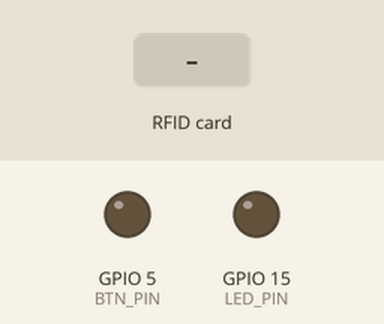
Recording of a sketch running on a simulated ESP8266 (NodeMCU). Shown: output pins drawn as LEDs (lit = HIGH). The inputs (shaded band) are chosen by the test bench. WiFi joins after 1.5 s; servers stay silent unless stated; uploads are accepted with an empty reply; what the sketch prints to the serial monitor is not drawn.

Above: at 2.7 s.
2.8 s: RFID card 5E 7A 19 C4 held to the reader
At 3.8 s:
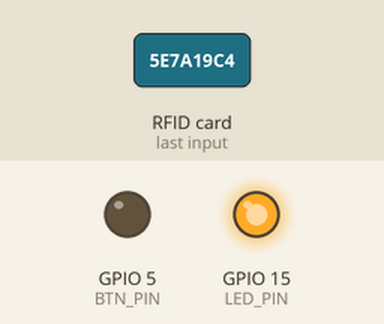
Timing chart, 0 to 6.5 s (numbered marks = the images above; inputs shaded):
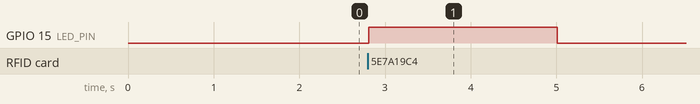

The sketch:

AbsenRFID.ino
```cpp
#include <SPI.h>
#include <MFRC522.h>

#include <ESP8266HTTPClient.h>
#include <ESP8266WiFi.h>

//Network SSID
const char* ssid = "realme narzo 20";
const char* password = "surungaaa";

//pengenal host (server) = IP Address komputer server
const char* host = "192.168.169.192";

#define LED_PIN 15 //D8
#define BTN_PIN 5  //D1

//sediakan variabel untuk RFID
#define SDA_PIN 2  //D4
#define RST_PIN 0  //D3

MFRC522 mfrc522(SDA_PIN, RST_PIN);

void setup() {
  Serial.begin(9600);

  //setting koneksi wifi
  WiFi.hostname("ESP_0BDBA0");
  WiFi.begin(ssid, password);

  //cek koneksi wifi
  while(WiFi.status() != WL_CONNECTED)
  {
    //progress sedang mencari WiFi
    delay(500);
    Serial.print(".");
  }

  Serial.println("Wifi Connected");
  Serial.println("IP Address : ");
  Serial.println(WiFi.localIP());

  pinMode(LED_PIN, OUTPUT);
  pinMode(BTN_PIN, OUTPUT);

  SPI.begin();
  mfrc522.PCD_Init();
  Serial.println("Dekatkan Kartu RFID Anda ke Reader");
  Serial.println();
}

void loop() {
  //baca status pin button kemudian uji
  if(digitalRead(BTN_PIN)==1)   //ditekan
  {
     Serial.println("OK");
     //nyalakan lampu LED
     digitalWrite(LED_PIN, HIGH);
     while(digitalRead(BTN_PIN)==1) ;   //menahan proses sampai tombol dilepas
     //ubah mode absensi di aplikasi web
     String getData, Link ;
     HTTPClient http ;
     //Get Data
     Link = "http://192.168.169.192:81/presensi/ubahmode.php";
     http.begin(Link);

     int httpCode = http.GET();
     String payload = http.getString();

     Serial.println(payload);
     http.end();
  }

  //matikan lampu LED
  digitalWrite(LED_PIN, LOW);

  if(! mfrc522.PICC_IsNewCardPresent())
     return ;

  if(! mfrc522.PICC_ReadCardSerial())
     return ;

  String IDTAG = "";
  for(byte i=0; i<mfrc522.uid.size; i++)
  {
      IDTAG += mfrc522.uid.uidByte[i];
  }

  //nyalakan lampu LED
  digitalWrite(LED_PIN, HIGH);

  //kirim nomor kartu RFID untuk disimpan ke tabel tmprfid
  WiFiClient client;
  const int httpPort = 80;
  // if(!client.connect(host, httpPort))
  // {
  //    Serial.println("Connection Failed");
  //    return;
  // }

  String Link;
  HTTPClient http;
  Link = "http://192.168.169.192:81/presensi/kirimkartu.php?nokartu=" + IDTAG;
  http.begin(Link);

  int httpCode = http.GET();
  String payload = http.getString();
  Serial.println(payload);
  http.end();

  delay(2000);
}
```

Measured:
- after the input at 2.8 s, GPIO 15 (LED_PIN): LOW → HIGH at once, → LOW 2.2 s later
